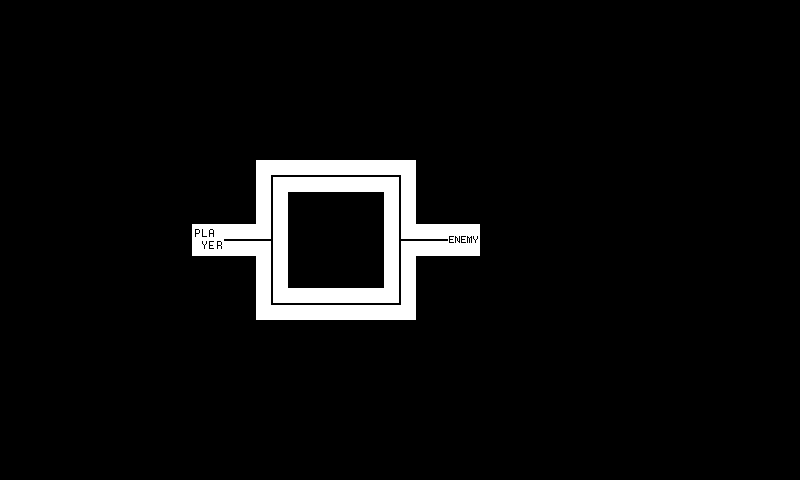

The image is a tile-based game level rendered from a .tmx file. Its description and complete source (layers, tilesets, objects, tile grids) follow:
An orthogonal 25x15 tile map with 32x32 px tiles, 1 tile layer (Tile Layer 1) and 2 objects.

<map version="1.10" tiledversion="1.11.2" orientation="orthogonal" renderorder="right-down" width="25" height="15" tilewidth="32" tileheight="32" infinite="0" nextlayerid="3" nextobjectid="3">
 <tileset firstgid="1" source="ElectroTileSet.tsx" />
 <layer id="1" name="Tile Layer 1" width="25" height="15">
  <data encoding="csv">
0,0,0,0,0,0,0,0,0,0,0,0,0,0,0,0,0,0,0,0,0,0,0,0,0,
0,0,0,0,0,0,0,0,0,0,0,0,0,0,0,0,0,0,0,0,0,0,0,0,0,
0,0,0,0,0,0,0,0,0,0,0,0,0,0,0,0,0,0,0,0,0,0,0,0,0,
0,0,0,0,0,0,0,0,0,0,0,0,0,0,0,0,0,0,0,0,0,0,0,0,0,
0,0,0,0,0,0,0,0,0,0,0,0,0,0,0,0,0,0,0,0,0,0,0,0,0,
0,0,0,0,0,0,0,0,2684354572,11,11,11,3221225484,0,0,0,0,0,0,0,0,0,0,0,0,
0,0,0,0,0,0,0,0,1610612747,0,0,0,1610612747,0,0,0,0,0,0,0,0,0,0,0,0,
0,0,0,0,0,0,9,11,1610612749,0,0,0,2684354573,11,10,0,0,0,0,0,0,0,0,0,0,
0,0,0,0,0,0,0,0,1610612747,0,0,0,1610612747,0,0,0,0,0,0,0,0,0,0,0,0,
0,0,0,0,0,0,0,0,12,11,11,11,1610612748,0,0,0,0,0,0,0,0,0,0,0,0,
0,0,0,0,0,0,0,0,0,0,0,0,0,0,0,0,0,0,0,0,0,0,0,0,0,
0,0,0,0,0,0,0,0,0,0,0,0,0,0,0,0,0,0,0,0,0,0,0,0,0,
0,0,0,0,0,0,0,0,0,0,0,0,0,0,0,0,0,0,0,0,0,0,0,0,0,
0,0,0,0,0,0,0,0,0,0,0,0,0,0,0,0,0,0,0,0,0,0,0,0,0,
0,0,0,0,0,0,0,0,0,0,0,0,0,0,0,0,0,0,0,0,0,0,0,0,0
  </data>
 </layer>
 <objectgroup id="2" name="Object Layer 1">
  <object id="1" gid="16" x="320" y="192" width="32" height="32" />
  <object id="2" gid="15" x="320" y="320" width="32" height="32" />
 </objectgroup>
</map>
